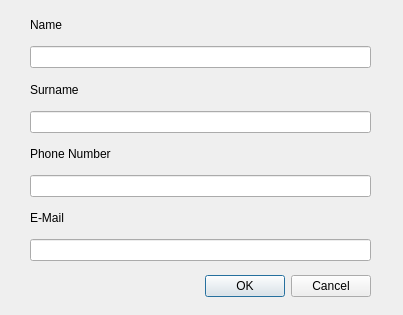
<?xml version="1.0" encoding="UTF-8"?>
<ui version="4.0">
 <class>AddPersonDialog</class>
 <widget class="QDialog" name="AddPersonDialog">
  <property name="geometry">
   <rect>
    <x>0</x>
    <y>0</y>
    <width>403</width>
    <height>315</height>
   </rect>
  </property>
  <property name="windowTitle">
   <string>Dialog</string>
  </property>
  <widget class="QDialogButtonBox" name="buttonBox">
   <property name="geometry">
    <rect>
     <x>30</x>
     <y>270</y>
     <width>341</width>
     <height>32</height>
    </rect>
   </property>
   <property name="orientation">
    <enum>Qt::Orientation::Horizontal</enum>
   </property>
   <property name="standardButtons">
    <set>QDialogButtonBox::StandardButton::Cancel|QDialogButtonBox::StandardButton::Ok</set>
   </property>
  </widget>
  <widget class="QWidget" name="verticalLayoutWidget">
   <property name="geometry">
    <rect>
     <x>30</x>
     <y>10</y>
     <width>341</width>
     <height>251</height>
    </rect>
   </property>
   <layout class="QVBoxLayout" name="verticalLayout">
    <item>
     <widget class="QLabel" name="label">
      <property name="text">
       <string>Name</string>
      </property>
     </widget>
    </item>
    <item>
     <widget class="QLineEdit" name="lineEdit"/>
    </item>
    <item>
     <widget class="QLabel" name="label_2">
      <property name="text">
       <string>Surname</string>
      </property>
     </widget>
    </item>
    <item>
     <widget class="QLineEdit" name="lineEdit_2"/>
    </item>
    <item>
     <widget class="QLabel" name="label_3">
      <property name="text">
       <string>Phone Number</string>
      </property>
     </widget>
    </item>
    <item>
     <widget class="QLineEdit" name="lineEdit_3"/>
    </item>
    <item>
     <widget class="QLabel" name="label_4">
      <property name="text">
       <string>E-Mail</string>
      </property>
     </widget>
    </item>
    <item>
     <widget class="QLineEdit" name="lineEdit_4"/>
    </item>
   </layout>
  </widget>
 </widget>
 <resources/>
 <connections>
  <connection>
   <sender>buttonBox</sender>
   <signal>accepted()</signal>
   <receiver>AddPersonDialog</receiver>
   <slot>accept()</slot>
   <hints>
    <hint type="sourcelabel">
     <x>248</x>
     <y>254</y>
    </hint>
    <hint type="destinationlabel">
     <x>157</x>
     <y>274</y>
    </hint>
   </hints>
  </connection>
  <connection>
   <sender>buttonBox</sender>
   <signal>rejected()</signal>
   <receiver>AddPersonDialog</receiver>
   <slot>reject()</slot>
   <hints>
    <hint type="sourcelabel">
     <x>316</x>
     <y>260</y>
    </hint>
    <hint type="destinationlabel">
     <x>286</x>
     <y>274</y>
    </hint>
   </hints>
  </connection>
 </connections>
 <slots>
  <slot>validateAndAccept()</slot>
 </slots>
</ui>
